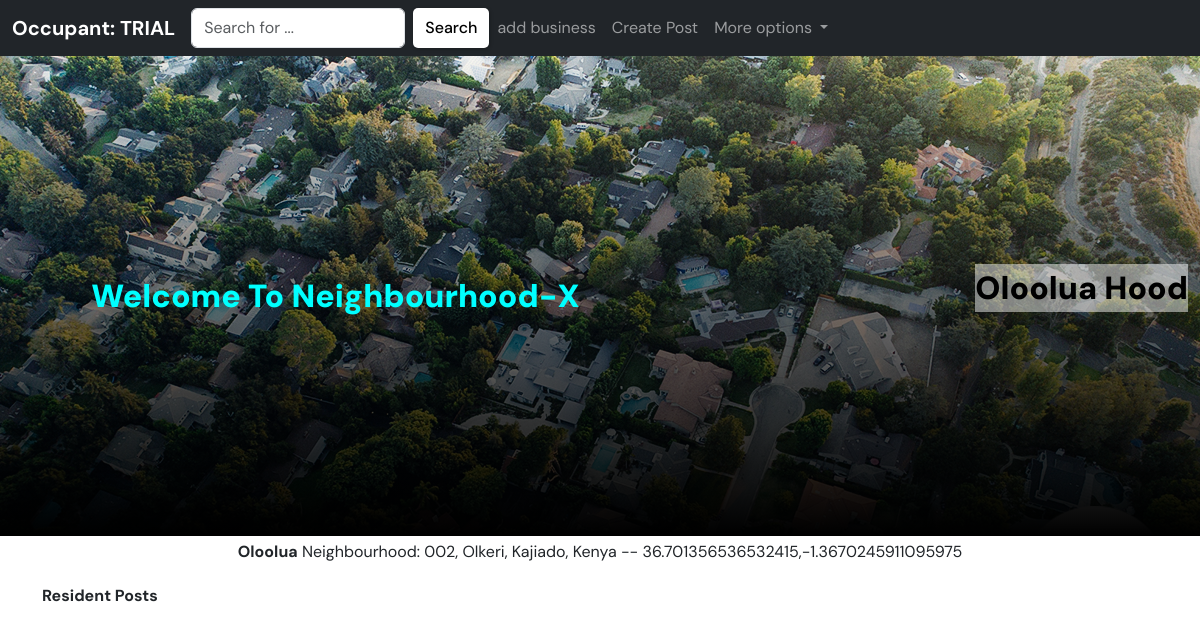
/resident-dashboard/ (signed in), run on an earlier commit of the app's database.
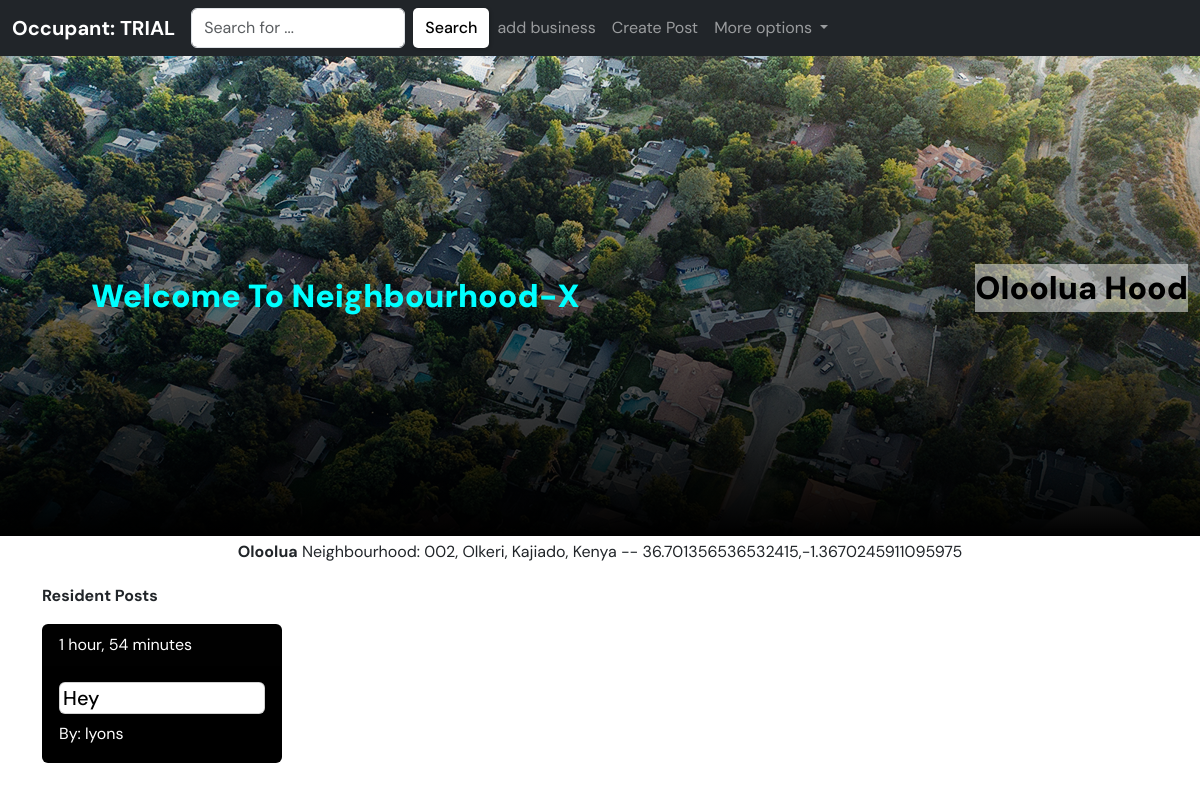
And on a later commit of the database.
### neighbourhoodx/models.py (models this page shows, shortened)
class Post(models.Model):
    poster = models.ForeignKey(User, on_delete=models.SET_NULL, null=True)
    neighbourhood = models.ForeignKey(Neighbourhood, on_delete=models.CASCADE)
    body = models.TextField()
    posted = models.DateTimeField(auto_now_add=True)
    class Meta:
        verbose_name = 'Post'
        verbose_name_plural = 'Posts'
        ordering = ['-posted']

### neighbourhoodx/views.py (the view)
# urls.py: path('resident-dashboard/', views.residentDashboard, name="residentDashboard"),
@login_required(login_url='login')
def residentDashboard(request):
    user = request.user
    resident = Member.objects.get(user = user)
    get_neighbourhood = resident.neighbourhood
    if get_neighbourhood != None:
        posts = get_neighbourhood.post_set.all()
        n_long = get_neighbourhood.location[0]
        n_lat = get_neighbourhood.location[1]
        social_services = SocialServices.objects.filter(neighbourhood = get_neighbourhood)
        businesses = Business.objects.filter(neighbourhood = get_neighbourhood)
        print(social_services)
        banks = SocialServices.objects.filter(neighbourhood = get_neighbourhood, category = 'bank')
        fires = SocialServices.objects.filter(neighbourhood = get_neighbourhood, category = 'fire')
        polices = SocialServices.objects.filter(neighbourhood = get_neighbourhood, category = 'police')
        hospitals = SocialServices.objects.filter(neighbourhood = get_neighbourhood, category = 'hospital')
        print(hospitals)
        schools = SocialServices.objects.filter(neighbourhood = get_neighbourhood, category = 'school')
        m = folium.Map(location=[n_lat, n_long], zoom_start=10)
        try:
            get_home = resident.home_location
        except:
            pass
        if get_home != None:
            gh_long = get_home[0]
            gh_lat = get_home[1]
            folium.Marker([gh_lat, gh_long],
                popup=f'<p><strong>resident-name: {resident.user.username}</strong></p> <p>contact: 0708957380</p>',
                tooltip='Click here for more',
                icon=folium.Icon(color='blue', icon='pushpin',)
                ).add_to(m),
        residents = get_neighbourhood.member_set.all()
        if residents != None:
            for resident in residents:
                if resident.user == request.user:
                    pass
                else:
                    r_long = resident.home_location[0]
                    r_lat = resident.home_location[1]
                    folium.Marker([r_lat, r_long],
                        popup=f'<p><strong>resident-name: {resident.user.username}</strong></p> <p>contact: 0708957380</p>',
                        tooltip='Click here for more',
                        icon=folium.Icon(color='blue', icon='user',)
                        ).add_to(m),
        folium.Marker([n_lat, n_long],
            popup=f'<strong>{user.username}</strong> Neighbourhood <p>where you belong</p>',
            tooltip='Click here for more',
            icon=folium.Icon(icon='home', color='blue')
            ).add_to(m)
        folium.CircleMarker(
            [n_lat, n_long],
            tooltip=f'<strong>{get_neighbourhood.name}</strong> Neighbourhood',
            popup='base',
            radius = 100,
            color='blue',
            fill=True,
            fill_color='aqua'
            ).add_to(m)
        if businesses != None:
            for business in businesses:
                b_long = business.location[0]
                b_lat = business.location[1]
                folium.Marker([b_lat, b_long],
                    popup=f'<strong>{business.name}</strong>',
                    tooltip='Click here for more',
                    icon=folium.Icon(color='red', icon='shopping-cart',)
                    ).add_to(m),
        if banks != None:
            for bank in banks:
                b_long = bank.location[0]
                b_lat = bank.location[1]
                folium.Marker([b_lat, b_long],
                    popup=f'<p style="width:10rem;"><strong>Name: {bank.name}</strong></p> <span>Category: {bank.category}</span> <p>Hotline: <strong>{bank.hotline}</strong></p> ',
                    tooltip='Click here for more',
                    icon=folium.Icon(color='orange', icon='credit-card')
                    ).add_to(m),
        if fires != None:
            for fire in fires:
                f_long = fire.location[0]
                f_lat = fire.location[1]
                folium.Marker([f_lat, f_long],
                    popup=f'<p style="width:10rem;"><strong>Name: {fire.name}</strong></p> <span>Category: {fire.category}</span> <p>Hotline: <strong>{fire.hotline}</strong></p>',
                    tooltip='Click here for more',
                    icon=folium.Icon(color='red', icon='fire')
                    ).add_to(m),
        if polices != None:
            for police in polices:
                p_long = police.location[0]
                p_lat = police.location[1]
                folium.Marker([p_lat, p_long],
                    popup=f'<p style="width:10rem;"><strong>Name: {police.name}</strong></p> <span>Category: {police.category}</span> <p>Hotline: <strong>{police.hotline}</strong></p>',
                    tooltip='Click here for more',
                    icon=folium.Icon(color='black', icon='flag')
                    ).add_to(m),
        if hospitals != None:
            for hospital in hospitals:
                h_long = hospital.location[0]
                h_lat = hospital.location[1]
                folium.Marker([h_lat, h_long],
                    popup=f'<p style="width:10rem;"><strong>Name: {hospital.name}</strong></p> <span>Category: {hospital.category}</span> <p>Hotline: <strong>{hospital.hotline}</strong></p>',
                    tooltip='Click here for more',
                    icon=folium.Icon(color='purple', icon='heart')
                    ).add_to(m),
        if schools != None:
            for school in schools:
                s_long = school.location[0]
                s_lat = school.location[1]
                folium.Marker([s_lat, s_long],
                    popup=f'<p style="width:10rem;"><strong>Name: {school.name}</strong></p> <span>Category: {school.category}</span> <p>Hotline: <strong>{school.hotline}</strong></p>',
                    tooltip='Click here for more',
                    icon=folium.Icon(color='green', icon='book')
                    ).add_to(m),
    else:
        posts = None
        return redirect(loginPage)
    m = m._repr_html_() #html representation
    context = {'map': m, 'hood': get_neighbourhood, 'posts':posts}
    return render(request, 'neighbourhoodx/resident_dashboard.html', context)

### neighbourhoodx/templates/neighbourhoodx/resident_dashboard.html (shortened to what this page needs)
{% extends 'main.html' %}
{% load bootstrap5 %}
{% block content %}
{% include 'res_nav.html' %}
<div class="container-fluid admin">
    <div class="admin-blank">
        <strong class="text-center">Welcome To Neighbourhood-X</strong>
    </div>
    <div class="admin-map">
        <p class="text-center p-txt">{{hood.name}} Hood</p>
    </div>
</div>
<div class="container">
    <p class="text-center p-1"><strong>{{hood.name}}</strong> Neighbourhood: {{hood.address}} -- {{hood.location}}</p>
    <p><strong>Resident Posts</strong></p>
    <div class="row">
        {% for post in posts %}
        <div class="col-md-3">
            <div class="card text-white bg-black mb-4" style="max-width: 15rem; max-height: 9rem;">
                <div class="card-header">{{post.posted | timesince}}</div>
                <div class="card-body">
                    <h5 class="card-title card post-card">{{post.body}}</h5>
                    <p class="card-text">By: {{post.poster}}</p>
                </div>
            </div>
        </div>
        {% endfor %}
    </div>
</div>
<br>
{% endblock content %}

What changed in the data, as far as the page shows it:
added Post: posted "1 hour, 54 minutes", body "Hey", poster "lyons"
